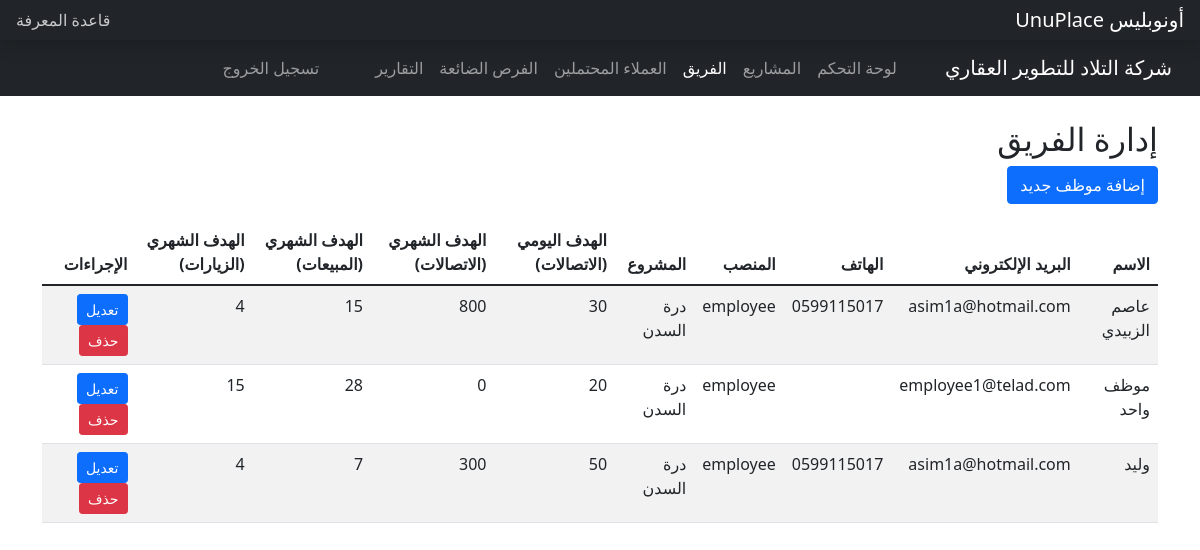
/admin/team.php (signed in), run on the app's committed database.
### tables this page shows
CREATE TABLE `users` (
  `id` int(11) NOT NULL,
  `username` varchar(50) NOT NULL,
  `password` varchar(255) NOT NULL,
  `full_name` varchar(100) NOT NULL,
  `email` varchar(100) NOT NULL,
  `phone` varchar(20) NOT NULL,
  `role` enum('admin','employee') NOT NULL,
  `project_id` int(11) DEFAULT NULL,
  `created_at` timestamp NOT NULL DEFAULT current_timestamp(),
  `daily_call_target` int(11) DEFAULT NULL,
  `monthly_sales_target` int(11) DEFAULT NULL,
  `monthly_visit_target` int(11) DEFAULT NULL,
  `monthly_call_target` int(11) DEFAULT NULL
);

CREATE TABLE `projects` (
  `id` int(11) NOT NULL,
  `name` varchar(100) NOT NULL,
  `city` varchar(50) NOT NULL,
  `logo` varchar(255) DEFAULT NULL,
  `total_units` int(11) NOT NULL,
  `sold_units` int(11) DEFAULT 0,
  `remaining_units` int(11) GENERATED ALWAYS AS (`total_units` - `sold_units`) VIRTUAL,
  `design_count` int(11) NOT NULL,
  `created_at` timestamp NOT NULL DEFAULT current_timestamp(),
  `description` varchar(255) DEFAULT NULL,
  `start_date` date DEFAULT NULL,
  `end_date` date DEFAULT NULL,
  `status` enum('planned','in_progress','completed','on_hold') DEFAULT 'planned'
);

### includes/functions.php (called while the page is built, shortened)
<?php
function get_project_name($pdo, $project_id) {
    $stmt = $pdo->prepare("SELECT name FROM projects WHERE id = ?");
    $stmt->execute([$project_id]);
    $result = $stmt->fetch(PDO::FETCH_ASSOC);
    return $result ? $result['name'] : 'غير محدد';
}
function get_all_employees($pdo) {
    $stmt = $pdo->query("SELECT id, username, full_name, email, phone, role, project_id, daily_call_target, monthly_call_target, monthly_sales_target, monthly_visit_target FROM users WHERE role = 'employee' ORDER BY full_name");
    return $stmt->fetchAll(PDO::FETCH_ASSOC) ?: [];
}

### admin/team.php (the view, shortened to what this page needs)
<?php
require_once '../includes/functions.php';
require_once '../config/database.php';
$employees = get_all_employees($pdo);
?>
<!DOCTYPE html>
<html lang="ar" dir="rtl">
<head>
    <link href="https://cdn.jsdelivr.net/npm/bootstrap@5.1.3/dist/css/bootstrap.min.css" rel="stylesheet">
</head>
<body>
<?php include '../includes/header.php'; ?>
    <?php include '../includes/topnav.php'; ?>
    <div class="container mt-4">
        <h2>إدارة الفريق</h2>
        <button class="btn btn-primary mb-3" data-bs-toggle="modal" data-bs-target="#addEmployeeModal">إضافة موظف جديد</button>
        <div class="table-responsive">
            <table class="table table-striped">
                <thead>
                    <tr>
                        <th>الاسم</th>
                        <th>البريد الإلكتروني</th>
                        <th>الهاتف</th>
                        <th>المنصب</th>
                        <th>المشروع</th>
                        <th>الهدف اليومي (الاتصالات)</th>
                        <th>الهدف الشهري (الاتصالات)</th>
                        <th>الهدف الشهري (المبيعات)</th>
                        <th>الهدف الشهري (الزيارات)</th>
                        <th>الإجراءات</th>
                    </tr>
                </thead>
                <tbody>
    <?php foreach ($employees as $employee): ?>
    <tr>
        <td><?php echo htmlspecialchars($employee['full_name'] ?? ''); ?></td>
        <td><?php echo htmlspecialchars($employee['email'] ?? ''); ?></td>
        <td><?php echo htmlspecialchars($employee['phone'] ?? ''); ?></td>
        <td><?php echo htmlspecialchars($employee['role'] ?? ''); ?></td>
        <td><?php echo htmlspecialchars(get_project_name($pdo, $employee['project_id'] ?? null) ?? 'غير محدد'); ?></td>
        <td><?php echo htmlspecialchars($employee['daily_call_target'] ?? '0'); ?></td>
        <td><?php echo htmlspecialchars($employee['monthly_call_target'] ?? '0'); ?></td>
        <td><?php echo htmlspecialchars($employee['monthly_sales_target'] ?? '0'); ?></td>
        <td><?php echo htmlspecialchars($employee['monthly_visit_target'] ?? '0'); ?></td>
        <td>
            <button class="btn btn-sm btn-primary" onclick="editEmployee(<?php echo $employee['id']; ?>)">تعديل</button>
            <form method="POST" class="d-inline" onsubmit="return confirm('هل أنت متأكد من حذف هذا الموظف؟');">
                <button type="submit" class="btn btn-sm btn-danger">حذف</button>
            </form>
        </td>
    </tr>
    <?php endforeach; ?>
</tbody>
            </table>
        </div>
    </div>
</body>
</html>

### data on the page
users: full_name "عاصم الزبيدي", email "asim1a@hotmail.com", phone "0599115017", role "employee", project.name "درة السدن", daily_call_target "30", monthly_call_target "800", monthly_sales_target "15", monthly_visit_target "4"
users: full_name "موظف واحد", email "employee1@telad.com", role "employee", project.name "درة السدن", daily_call_target "20", monthly_call_target "0", monthly_sales_target "28", monthly_visit_target "15"
users: full_name "وليد", email "asim1a@hotmail.com", phone "0599115017", role "employee", project.name "درة السدن", daily_call_target "50", monthly_call_target "300", monthly_sales_target "7", monthly_visit_target "4"
